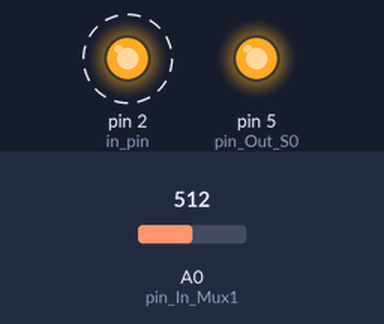
The sketch below on a simulated Arduino Uno, built with avr-gcc and run on an emulated ATmega328P. Shown: output pins drawn as LEDs (lit = HIGH). Dashed ring = blinking. Inputs (shaded band) come from the test bench; at power-on: A0 (pin_In_Mux1) = 512. What the sketch prints to the serial monitor is not drawn.

Above: at 0.5 s.
Timing chart, 0 to 3.0 s (numbered marks = the images above):
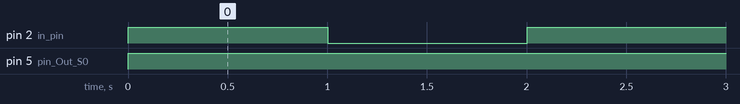

Measured:
- by itself, pin 2 (in_pin): alternates HIGH for 1.0 s and LOW for 1.0 s
- by itself, pin 5 (pin_Out_S0): LOW → HIGH at 0.00 s

The sketch:

AnalogMux.ino
```cpp
int pin_Out_S0 = 5;
int pin_In_Mux1 = A0;
int in_pin = 2;
int Mux1_State[2] = {0};

void setup() {
  pinMode(in_pin, OUTPUT);
  pinMode(pin_Out_S0, OUTPUT);
  Serial.begin(9600);
}

void loop() {
  digitalWrite(in_pin, HIGH);
  updateMux1();
  Serial.println("IR HIGH");
  for(int i = 0; i < 2; i ++) {
    if(i == 1) {
      Serial.println(get_volt(Mux1_State[i]));
    } else {
      Serial.print(get_volt(Mux1_State[i]));
      Serial.print(",");
    }
  }
  delay(1000);
  digitalWrite(in_pin, LOW);
  updateMux1();
  Serial.println("IR LOW");
  for(int i = 0; i < 2; i ++) {
    if(i == 1) {
      Serial.println(get_volt(Mux1_State[i]));
    } else {
      Serial.print(get_volt(Mux1_State[i]));
      Serial.print(",");
    }
  }
  delay(1000);
}

void updateMux1 () {
  for (int i = 0; i < 2; i++){
    digitalWrite(pin_Out_S0, HIGH);
    Mux1_State[i] = analogRead(pin_In_Mux1);
  }
}

double get_volt(double val_in){
//  return val_in;
  return (val_in / 1023) * 5;
  }
```
